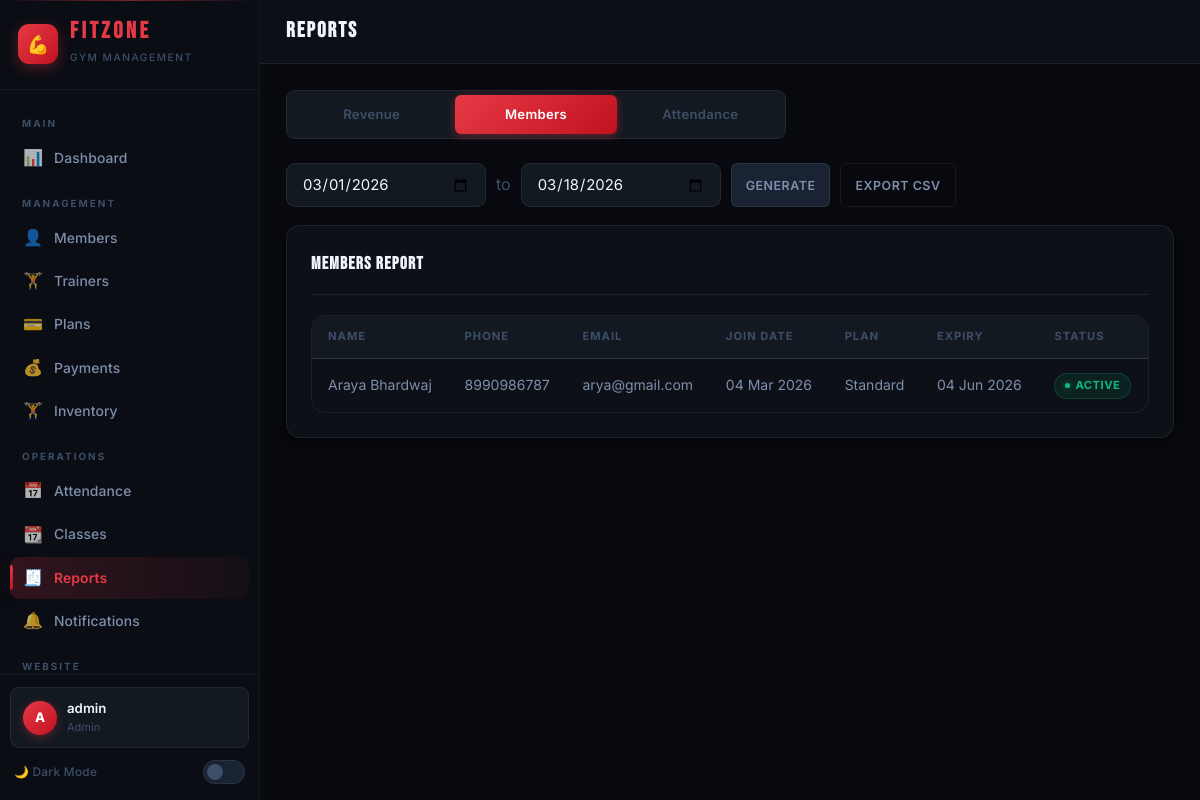
/pages/admin/reports.php?type=members&from=2026-03-01&to=2026-03-18 (signed in), run on the app's committed database.
### tables this page shows
CREATE TABLE `member_memberships` (
  `id` int(11) NOT NULL,
  `member_id` int(11) NOT NULL,
  `plan_id` int(11) NOT NULL,
  `start_date` date NOT NULL,
  `end_date` date NOT NULL,
  `status` enum('active','expired','cancelled') DEFAULT 'active',
  `created_at` timestamp NOT NULL DEFAULT current_timestamp()
);

CREATE TABLE `members` (
  `id` int(11) NOT NULL,
  `user_id` int(11) NOT NULL,
  `first_name` varchar(50) NOT NULL,
  `last_name` varchar(50) NOT NULL,
  `phone` varchar(20) NOT NULL,
  `email` varchar(100) NOT NULL,
  `address` text DEFAULT NULL,
  `age` int(11) DEFAULT NULL,
  `gender` enum('male','female','other') DEFAULT 'male',
  `weight` decimal(5,2) DEFAULT NULL,
  `height` decimal(5,2) DEFAULT NULL,
  `photo` varchar(255) DEFAULT NULL,
  `emergency_contact_name` varchar(100) DEFAULT NULL,
  `emergency_contact_phone` varchar(20) DEFAULT NULL,
  `join_date` date NOT NULL,
  `status` enum('active','inactive','expired') DEFAULT 'active',
  `assigned_trainer_id` int(11) DEFAULT NULL,
  `created_at` timestamp NOT NULL DEFAULT current_timestamp(),
  `updated_at` timestamp NOT NULL DEFAULT current_timestamp() ON UPDATE current_timestamp()
);

CREATE TABLE `membership_plans` (
  `id` int(11) NOT NULL,
  `plan_name` varchar(100) NOT NULL,
  `duration_months` int(11) NOT NULL,
  `price` decimal(10,2) NOT NULL,
  `description` text DEFAULT NULL,
  `is_active` tinyint(1) DEFAULT 1,
  `created_at` timestamp NOT NULL DEFAULT current_timestamp(),
  `updated_at` timestamp NOT NULL DEFAULT current_timestamp() ON UPDATE current_timestamp()
);

### includes/config.php (called while the page is built, shortened)
<?php
$conn = new mysqli(DB_HOST, DB_USER, DB_PASS, DB_NAME);
$conn->set_charset("utf8mb4");
function sanitize($data) {
    global $conn;
    return $conn->real_escape_string(htmlspecialchars(trim($data)));
}
?>

### pages/admin/reports.php (the view, shortened to what this page needs)
<?php
require_once '../../includes/auth.php';
$reportType = isset($_GET['type']) ? $_GET['type'] : 'revenue';
$dateFrom = isset($_GET['from']) ? sanitize($_GET['from']) : date('Y-m-01');
$dateTo = isset($_GET['to']) ? sanitize($_GET['to']) : date('Y-m-d');
?>
<!DOCTYPE html>
<?php $__theme = $_COOKIE["fitzone_theme"] ?? "dark"; ?>
<html lang="en" data-theme="<?= htmlspecialchars($__theme) ?>">
<head>
    <link rel="stylesheet" href="../../assets/css/style.css">
</head>
<body>
    <div class="app-layout">
        <?php include '../../includes/sidebar.php'; ?>
        <div class="main-content">
            <header class="top-header">
                <h2 class="page-title">REPORTS</h2>
            </header>
            <div class="page-content">
                <div class="login-tabs mb-3" style="max-width:500px;">
                    <a href="?type=revenue&from=<?= $dateFrom ?>&to=<?= $dateTo ?>" class="login-tab <?= $reportType === 'revenue' ? 'active' : '' ?>" style="text-decoration:none;">Revenue</a>
                    <a href="?type=members&from=<?= $dateFrom ?>&to=<?= $dateTo ?>" class="login-tab <?= $reportType === 'members' ? 'active' : '' ?>" style="text-decoration:none;">Members</a>
                    <a href="?type=attendance&from=<?= $dateFrom ?>&to=<?= $dateTo ?>" class="login-tab <?= $reportType === 'attendance' ? 'active' : '' ?>" style="text-decoration:none;">Attendance</a>
                </div>
                <form method="GET" class="search-bar">
                    <input type="date" name="from" class="form-control" value="<?= $dateFrom ?>" style="max-width:200px;">
                    <span style="color:var(--text-muted);align-self:center;">to</span>
                    <input type="date" name="to" class="form-control" value="<?= $dateTo ?>" style="max-width:200px;">
                    <button type="submit" class="btn btn-secondary btn-sm">Generate</button>
                    <button type="button" class="btn btn-outline btn-sm" onclick="exportToCSV('reportTable', '<?= $reportType ?>_report')">Export CSV</button>
                </form>
                <div class="card">
                    <?php if ($reportType === 'revenue'): ?>
                        <?php
                        $data = $conn->query("
                            SELECT p.*, m.first_name, m.last_name
                            FROM payments p
                            JOIN members m ON p.member_id = m.id
                            WHERE p.payment_date BETWEEN '$dateFrom' AND '$dateTo'
                            ORDER BY p.payment_date DESC
                        ");
                        $total = $conn->query("SELECT COALESCE(SUM(amount),0) as t FROM payments WHERE status='paid' AND payment_date BETWEEN '$dateFrom' AND '$dateTo'")->fetch_assoc()['t'];
                        ?>
                        <div class="card-header">
                            <h3>Revenue Report</h3>
                            <span style="font-size:1.2rem;font-weight:700;color:var(--success);">Total: ₹<?= number_format($total) ?></span>
                        </div>
                        <div class="table-container">
                            <table class="data-table" id="reportTable">
                                <thead><tr><th>Date</th><th>Member</th><th>Amount</th><th>Mode</th><th>Status</th></tr></thead>
                                <tbody>
                                    <?php while ($r = $data->fetch_assoc()): ?>
                                        <tr>
                                            <td><?= date('d M Y', strtotime($r['payment_date'])) ?></td>
                                            <td><?= htmlspecialchars($r['first_name'] . ' ' . $r['last_name']) ?></td>
                                            <td>₹<?= number_format($r['amount']) ?></td>
                                            <td><?= strtoupper($r['payment_mode']) ?></td>
                                            <td><span class="badge-status badge-<?= $r['status'] ?>"><?= ucfirst($r['status']) ?></span></td>
                                        </tr>
                                    <?php endwhile; ?>
                                </tbody>
                            </table>
                        </div>
                    <?php elseif ($reportType === 'members'): ?>
                        <?php
                        $data = $conn->query("
                            SELECT m.*, mm.end_date, mp.plan_name
                            FROM members m
                            LEFT JOIN member_memberships mm ON mm.member_id = m.id AND mm.status = 'active'
                            LEFT JOIN membership_plans mp ON mm.plan_id = mp.id
                            WHERE m.join_date BETWEEN '$dateFrom' AND '$dateTo'
                            ORDER BY m.join_date DESC
                        ");
                        ?>
                        <div class="card-header"><h3>Members Report</h3></div>
                        <div class="table-container">
                            <table class="data-table" id="reportTable">
                                <thead><tr><th>Name</th><th>Phone</th><th>Email</th><th>Join Date</th><th>Plan</th><th>Expiry</th><th>Status</th></tr></thead>
                                <tbody>
                                    <?php while ($r = $data->fetch_assoc()): ?>
                                        <tr>
                                            <td><?= htmlspecialchars($r['first_name'] . ' ' . $r['last_name']) ?></td>
                                            <td><?= $r['phone'] ?></td>
                                            <td><?= $r['email'] ?></td>
                                            <td><?= date('d M Y', strtotime($r['join_date'])) ?></td>
                                            <td><?= $r['plan_name'] ?: '-' ?></td>
                                            <td><?= $r['end_date'] ? date('d M Y', strtotime($r['end_date'])) : '-' ?></td>
                                            <td><span class="badge-status badge-<?= $r['status'] ?>"><?= ucfirst($r['status']) ?></span></td>
                                        </tr>
                                    <?php endwhile; ?>
                                </tbody>
                            </table>
                        </div>
                    <?php endif; ?>
                </div>
            </div>
        </div>
    </div>
</body>
</html>

### data on the page
member_memberships: member.last_name "Araya Bhardwaj", member.phone "8990986787", member.email "arya@gmail.com", member.join_date "04 Mar 2026", plan.plan_name "Standard", end_date "04 Jun 2026", member.status "ACTIVE"

### other printed values
substr($_SESSION['username'] ?? 'U', 0, 1) "A"
$_SESSION['username'] "admin"
$_SESSION['role'] "Admin"
